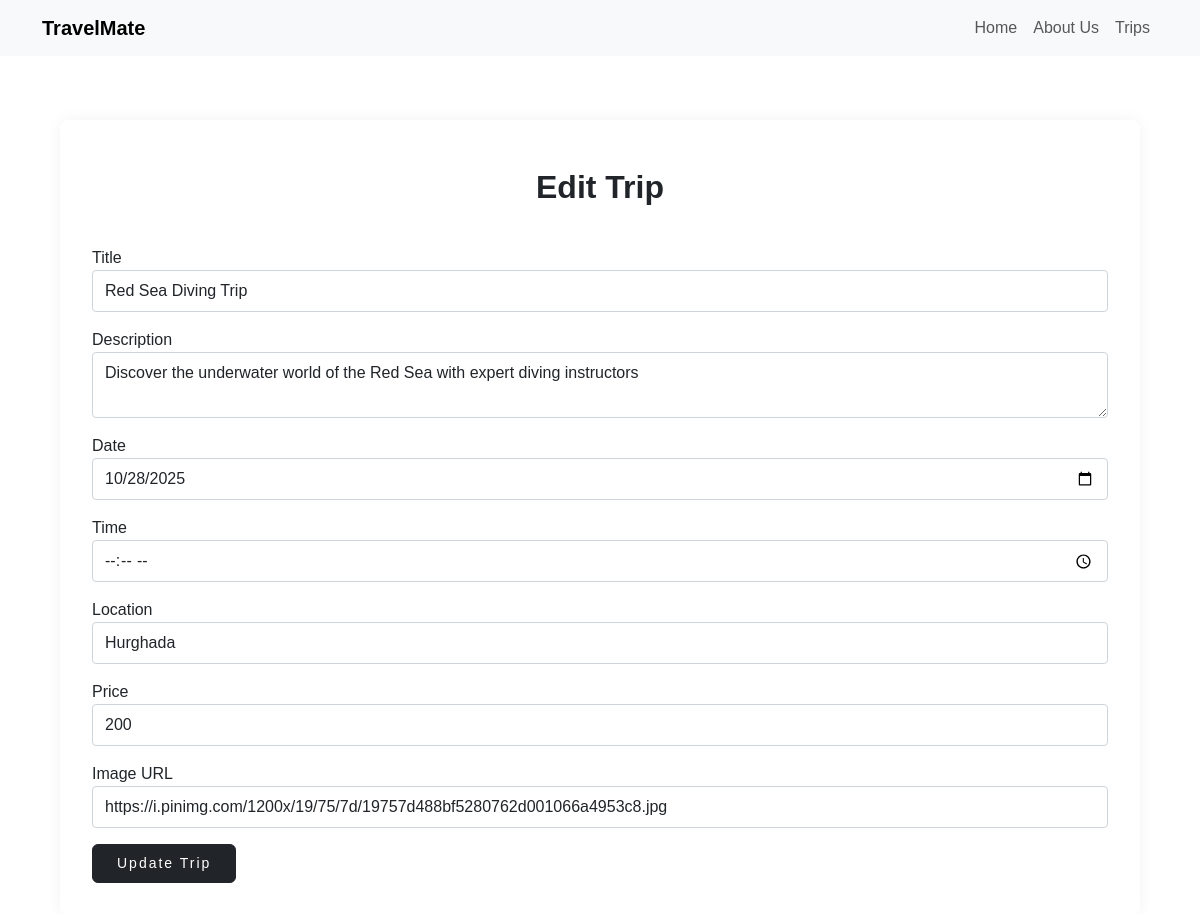
The app's page /update/5, older data.
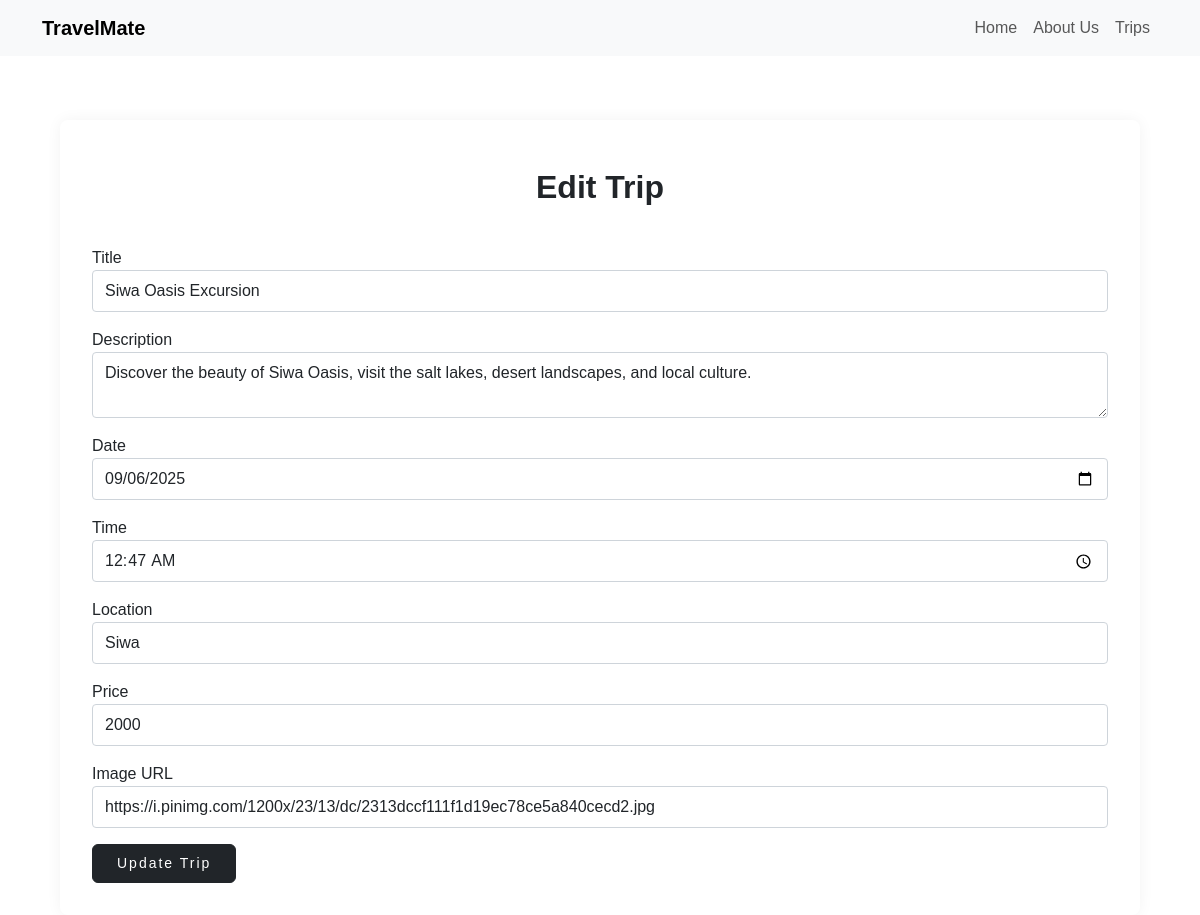
The same page, newer data.
### crud.py (models this page shows, shortened)
class MyTrips(db.Model):
    id=db.Column(db.Integer,primary_key=True)
    title=db.Column(db.String(200),nullable=False)
    description=db.Column(db.String(1000),nullable=False)
    date=db.Column(db.Date,nullable=False)
    time = db.Column(db.Time, nullable=True)
    location=db.Column(db.String(200),nullable=False)
    price=db.Column(db.String(20),nullable=False)
    img = db.Column(db.String(500), nullable=True)

### app.py (the view, shortened to what this page needs)
@app.route('/update/<int:id>', methods=["POST", "GET"])
def update(id):
    trip = MyTrips.query.get_or_404(id)
    return render_template("update_trip.html", trip=trip)

### app.py (called while the page is built)
@app.context_processor
def inject_role():
    return dict(is_admin=session.get('is_admin', False))

### templates/update_trip.html (shortened to what this page needs)
<!DOCTYPE html>
<html lang="en">
<head>
    <link href="https://cdn.jsdelivr.net/npm/bootstrap@5.3.3/dist/css/bootstrap.min.css" rel="stylesheet">
    <link rel="stylesheet" href="{{ url_for('static', filename='css/style.css') }}">
</head>
<body class="p-5 mt-5">
    {%include 'nav.html'%}
    <div class="container pt-4">
        <form method="POST" class="booking-card">
            <h2 class="mt-3 text-center">Edit Trip</h2>
            <div class="mb-3">
                <label>Title</label>
                <input type="text" name="title" class="form-control" value="{{ trip.title }}" required>
            </div>
            <div class="mb-3">
                <label>Description</label>
                <textarea name="description" class="form-control" required>{{ trip.description }}</textarea>
            </div>
            <div class="mb-3">
                <label>Date</label>
                <input type="date" name="date" class="form-control" value="{{ trip.date }}" required>
            </div>
            <div class="mb-3">
                <label>Time</label>
                <input type="time" name="time" class="form-control" value="{{ trip.time }}">
            </div>
            <div class="mb-3">
                <label>Location</label>
                <input type="text" name="location" class="form-control" value="{{ trip.location }}" required>
            </div>
            <div class="mb-3">
                <label>Price</label>
                <input type="text" name="price" class="form-control" value="{{ trip.price }}" required>
            </div>
            <div class="mb-3">
                <label>Image URL</label>
                <input type="text" name="img" class="form-control" value="{{ trip.img }}" required>
            </div>
            <button type="submit" class="btn btn-dark">Update Trip</button>
        </form>
    </div>
</body>
</html>

### templates/nav.html (shortened to what this page needs)
<!DOCTYPE html>
<html lang="en">
<head>
    <link href="https://cdn.jsdelivr.net/npm/bootstrap@5.3.3/dist/css/bootstrap.min.css" rel="stylesheet">
    <link rel="stylesheet" href="https://cdn.jsdelivr.net/npm/bootstrap-icons@1.8.1/font/bootstrap-icons.css">
    <link rel="stylesheet" href="{{ url_for('static', filename='css/style.css') }}">
</head>
<body>
    <nav class="navbar navbar-expand-lg fixed-top bg-light mb-5">
        <div class="container ms-auto">
            <a class="navbar-brand fw-bold brand-logo" href="{{ url_for('index') }}">
                TravelMate
            </a>
            <div class="collapse navbar-collapse" id="navbarNav">
                <ul class="navbar-nav text-dark mb-2 mb-lg-0 ms-auto">
                    <li class="nav-item"><a class="nav-link" href="{{ url_for('index') }}">Home</a></li>
                    <li class="nav-item"><a class="nav-link" href="{{ url_for('about') }}">About Us</a></li>
                    <li class="nav-item"><a class="nav-link" href="{{ url_for('all_trips') }}">Trips</a></li>
                </ul>
            </div>
        </div>
    </nav>
</body>
</html>

### static/css/style.css (style rules this page uses)
:root { --font-primary: 'Josefin Sans', sans-serif; --color-white: #ffffff; --color-black: #000000; --color-dark: #212529; --color-light-dark: #333; --color-gray: #888; --color-light-gray: #aaa; --color-dark-gray: #495057; --color-primary: #ff0055; --color-rating: #ffc107; --transition-default: all 0.3s ease; }
* { margin: 0; padding: 0; box-sizing: border-box; font-family: var(--font-primary); }
body { height: 100vh; overflow-x: hidden; position: relative; color: var(--color-dark); }
.btn { padding: 10px 40px; background-color: transparent; border-radius: 10; font-size: 14px; cursor: pointer; transition: var(--transition-default); letter-spacing: 2px; }
form { background-color: var(--color-white); padding: 2rem; border-radius: 8px; box-shadow: 0 0 15px rgba(0, 0, 0, 0.05); margin-bottom: 3rem; }
.form-control { border: 1px solid #ced4da; padding: 0.5rem 0.75rem; border-radius: 4px; }
.btn-dark { background-color: var(--color-dark); padding: 0.5rem 1.5rem; font-weight: 500; transition: var(--transition-default); }
h2 { margin-bottom: 2rem; color: var(--color-dark); font-weight: 600; position: relative; padding-bottom: 0.5rem; }

Row changes from the older to the newer data that the page shows:
changed MyTrips: title "Red Sea Diving Trip" → "Siwa Oasis Excursion"; description "Discover the underwater world of the Red Sea with expert diving instructors" → "Discover the beauty of Siwa Oasis, visit the salt lakes, desert landscapes, and local culture."; date "10/28/2025" → "09/06/2025"; time (not shown) → "00:47:00"; location "Hurghada" → "Siwa"; price "200" → "2000"; img "https://i.pinimg.com/1200x/19/75/7d/19757d488bf5280762d001066a4953c8.jpg" → "https://i.pinimg.com/1200x/23/13/dc/2313dccf111f1d19ec78ce5a840cecd2.jpg"
